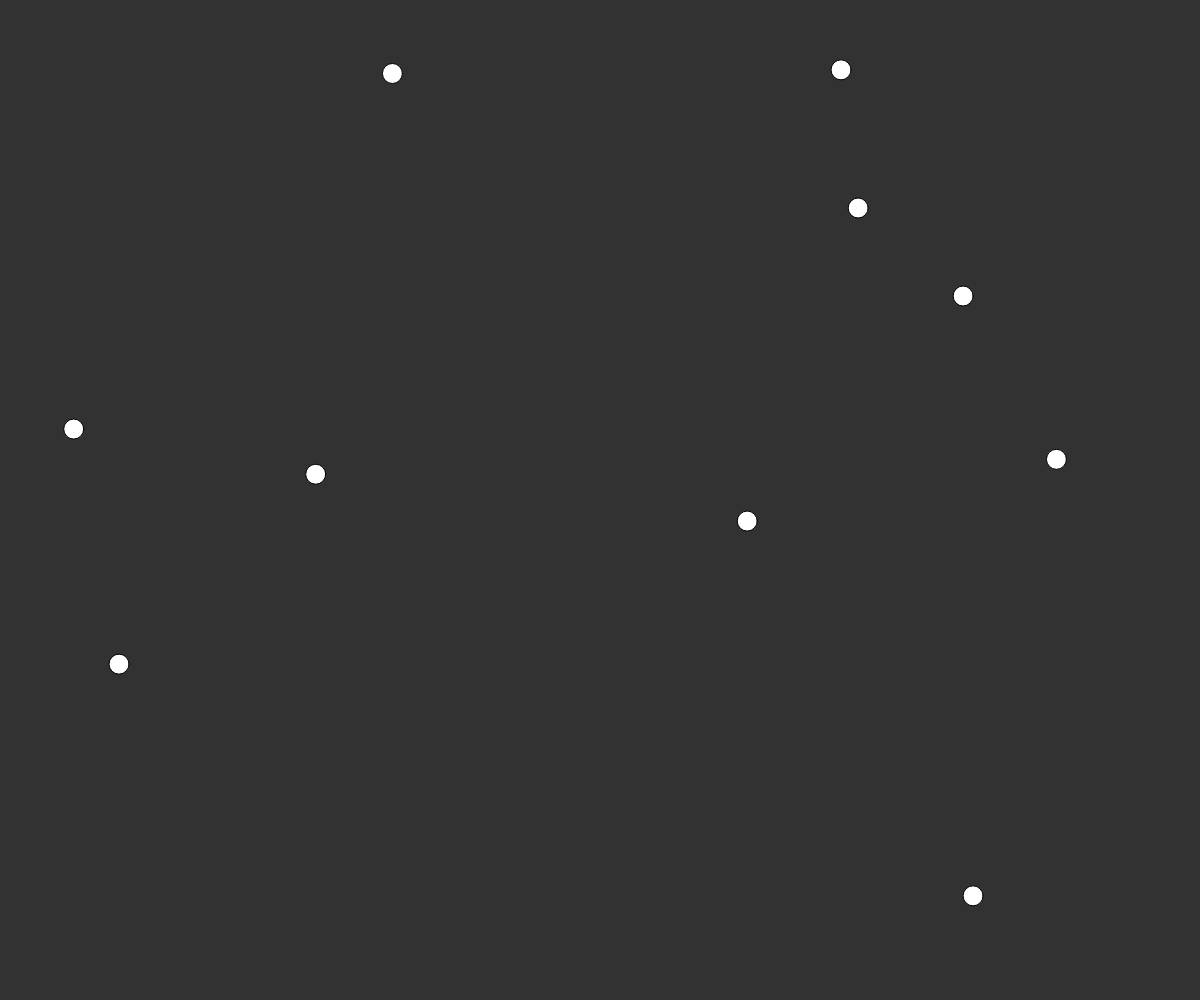
Frame 1 (no input)
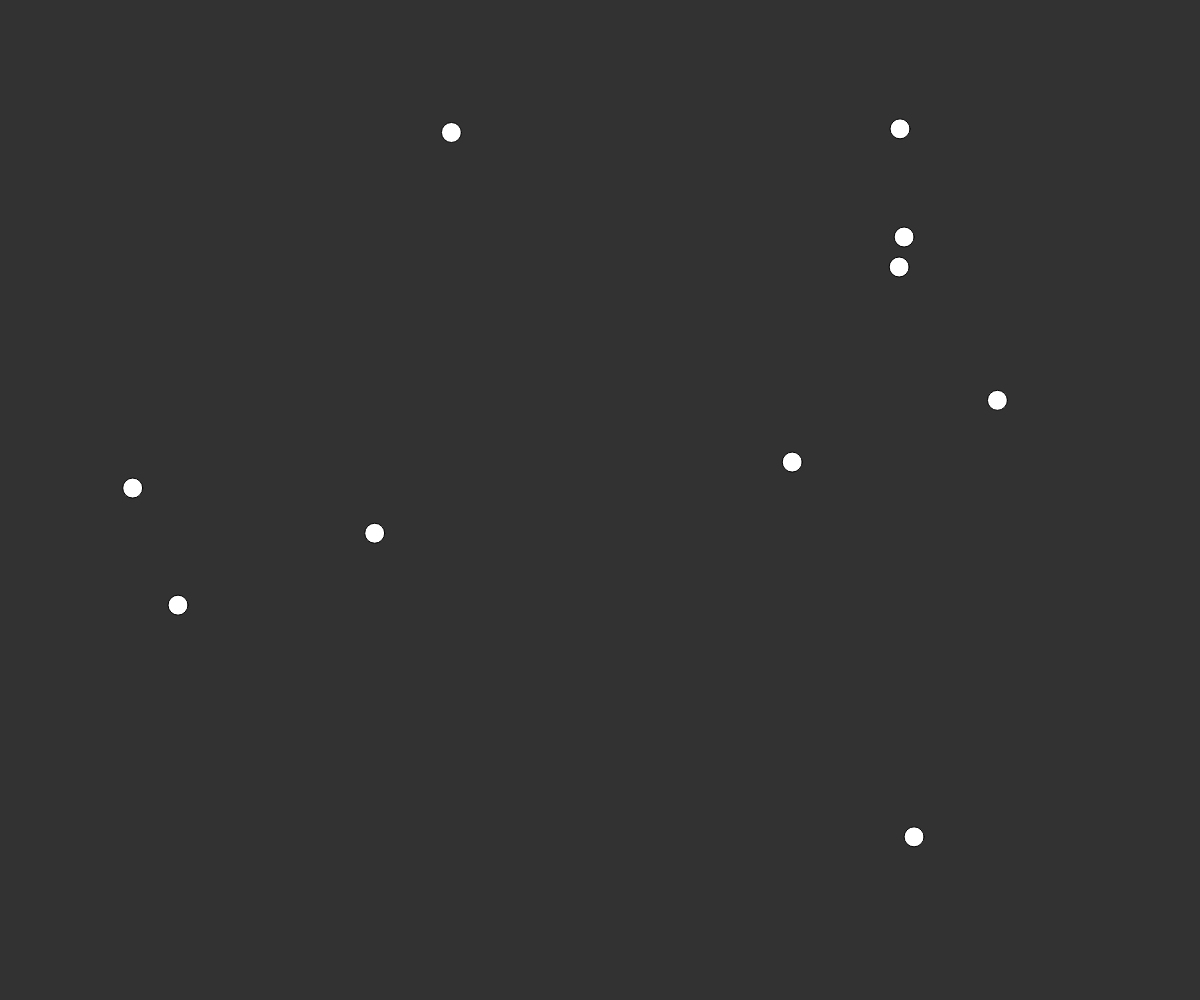
Frame 60 (no input)
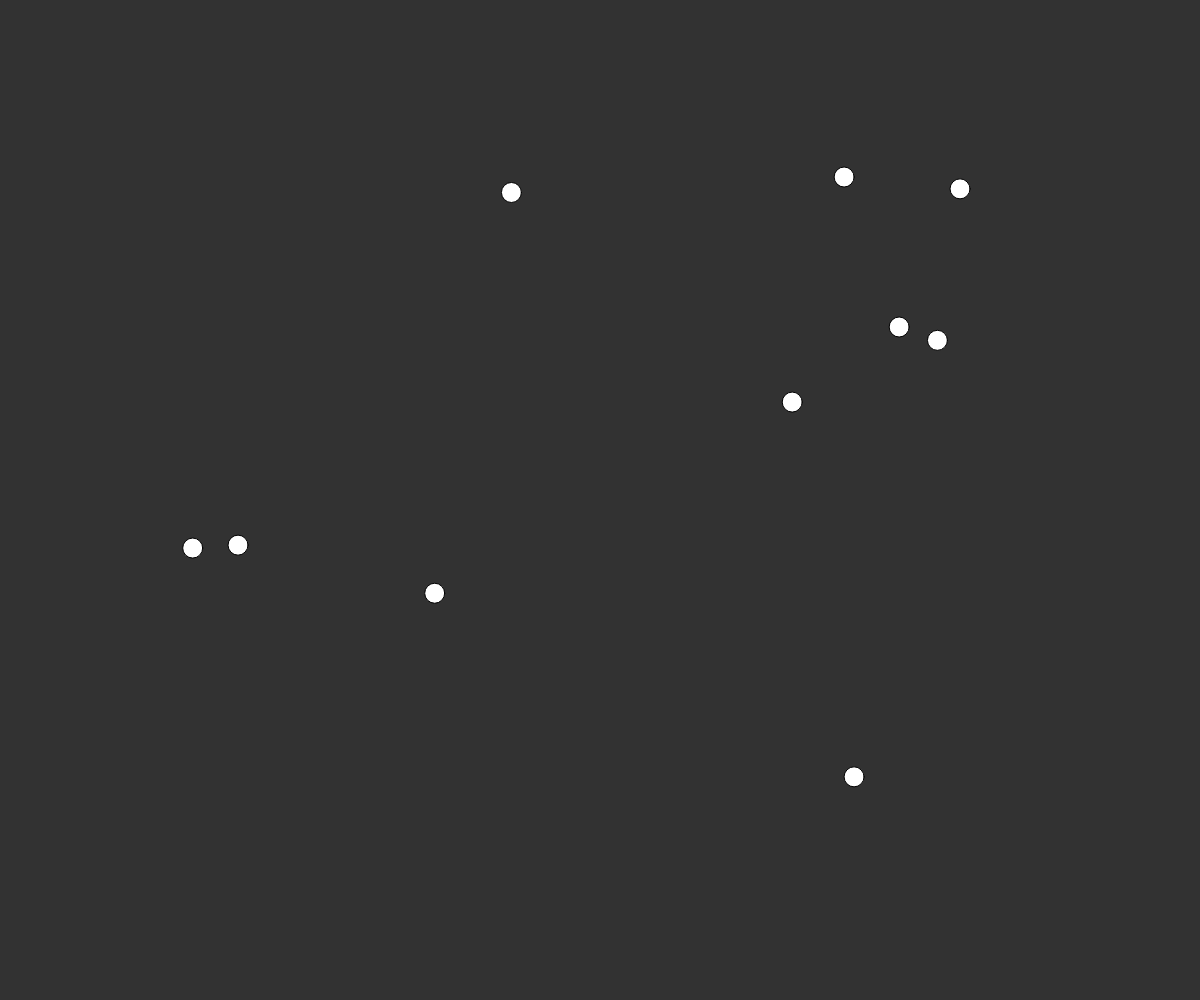
Frame 120 (the mouse pressed at the canvas centre since frame 60)

The p5.js sketch that drew these frames (run headless with seeded random() and noise() and a simulated clock; from frame 60 on, the mouse is pressed at the canvas centre):

// p5.js sketch
// ── sketch.js
let population = [];

function setup() {
    createCanvas(windowWidth, windowHeight);

    for (let i = 0; i < 10; i++) {
        population.push(new Person());
    }
}

function draw() {
    background(50);

    for (let person of population) {
        person.update();
        person.render();
    }
}

// ── Disease.js
class Disease {

    constructor() {
        this.fatalityRate = 3;
        this.incubationPeriod = int(random(2, 14));
        this.daysToRecover = incubationPeriod + int(random(7, 30));

        this.day = 0;
    }

}

// ── Person.js
class Person {

    constructor() {
        this.position = createVector(random(width), random(height));
        this.destination = createVector(random(width), random(height));
        this.r = 10;
    }

    update() {

        // Move X
        if (this.position.x < this.destination.x) {
            this.position.x++;
        } else {
            this.position.x--;
        }

        // Move Y
        if (this.position.y < this.destination.y) {
            this.position.y++;
        } else {
            this.position.y--;
        }

        if (this.hasReachedDestination()) {
            this.pickNewDestination();
        }

    }

    hasReachedDestination() {
        let distanceToDestination = dist(this.position.x, this.position.y,
            this.destination.x, this.destination.y);
        return distanceToDestination < this.r;
    }

    pickNewDestination() {
        this.destination.set(random(width), random(height));
    }

    render() {
        circle(this.position.x, this.position.y, this.r * 2);
    }

}
